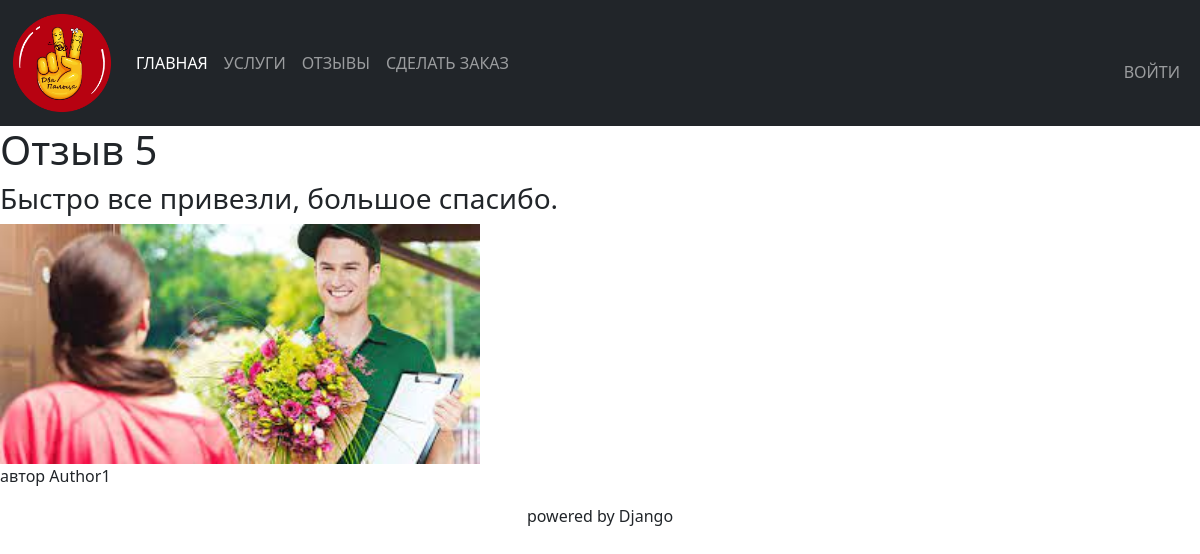
The page /comments/5 on the database its author committed.
### application/models.py (models this page shows)
class Comment(models.Model):  #наследование
    title = models.CharField(max_length=100, verbose_name='Комментарий')
    content = models.TextField(blank=False, verbose_name='Содержание комментария')
    image = models.ImageField(blank=True, upload_to='uploads', verbose_name='Фото') ## чтобы картинку вставлять не обязательно то blank=True
    date_of_creation = models.DateTimeField(verbose_name='Дата создания комментария')
    author = models.ForeignKey('Author', on_delete=models.CASCADE)

class Author(models.Model):  #наследование
    name = models.CharField(max_length=100, blank=False, )
    email = models.EmailField(blank =False, primary_key=True)

### application/views.py (the view)
# urls.py: path('comments/<int:id>', app_views.comment, name='comment'),
def comment(request, id):  #один комментарий-отзыв по id
    try:
        one_comment = Comment.objects.get(id=id)
    except:
        one_comment = ''
    print(f'1 COMMENT PAGE with id {id}')
    return render(request, 'comment.html', {'comment': one_comment})

### application/templates/comment.html (shortened to what this page needs)
{% extends 'base.html' %}
{% block content %}
    <div>
        {% if comment %}
            <h1>{{ comment.title }}</h1>
            <h3>{{ comment.content }}</h3>
            {% if comment.image %}
                <img class="comment_image" src="{{ comment.image.url }}" />
            {% endif %}
            <p>
                автор {{ comment.author.name }}
            </p>
        {% else %}
            <h3>
                Отзыв не найден
            </h3>
        {% endif %}
    </div>
{% endblock %}

### application/static/application/css/style2.css (style rules this page uses)
.comment_image { width: 40%; }

### rows shown on the page
Comment: title "Отзыв 5", content "Быстро все привезли, большое спасибо.", image (picture), author.name "Author1"
